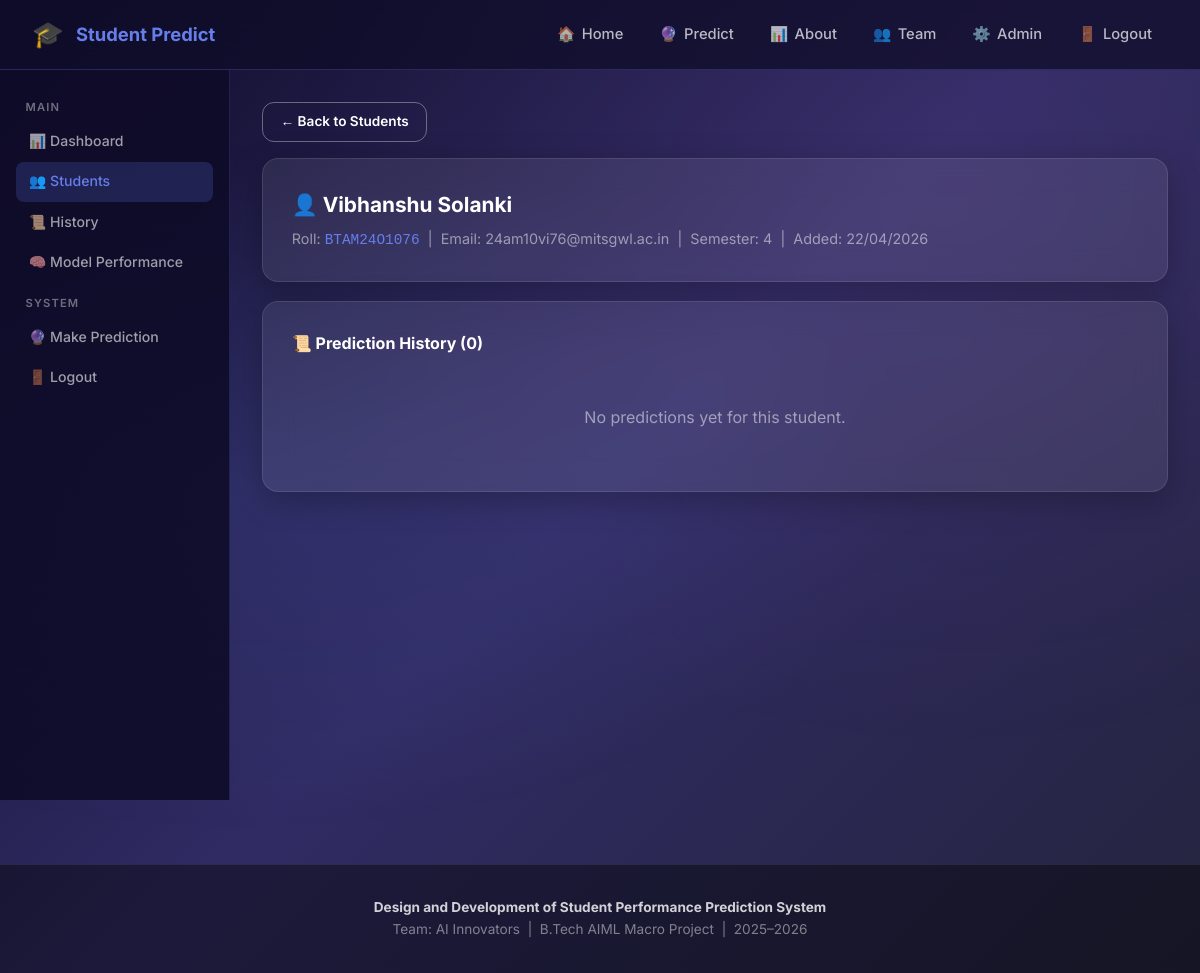
Screenshot of /admin/students/view/76 (signed in) with the database file from the repository.
### database.py (models this page shows, shortened)
class Student(db.Model):
    __tablename__ = 'students'
    id          = db.Column(db.Integer, primary_key=True)
    name        = db.Column(db.String(100), nullable=False)
    roll_number = db.Column(db.String(50), unique=True, nullable=False)
    email       = db.Column(db.String(120), nullable=True)
    semester    = db.Column(db.Integer, nullable=True)
    created_at  = db.Column(db.DateTime, default=datetime.utcnow)
    predictions = db.relationship('PredictionHistory', backref='student',
                                  lazy=True, cascade='all, delete-orphan')

### app.py (the view)
@app.route('/admin/students/view/<int:sid>')
@login_required
def view_student(sid):
    st=Student.query.get_or_404(sid)
    hist=PredictionHistory.query.filter_by(student_id=sid).order_by(PredictionHistory.predicted_at.desc()).all()
    return render_template('admin_student_profile.html',student=st,history=hist)

### app.py (called while the page is built)
def login_required(f):
    @wraps(f)
    def decorated(*args, **kwargs):
        if not session.get('admin_logged_in'):
            flash('Please log in to access the admin panel.','warning')
            return redirect(url_for('admin_login'))
        return f(*args, **kwargs)
    return decorated

### templates/admin_student_profile.html (shortened to what this page needs)
{% extends "base.html" %}
{% block content %}
<div class="admin-wrap">
  <aside class="admin-sidebar">
    <div class="sidebar-title">Main</div>
    <ul>
      <li><a href="/admin/dashboard">📊 Dashboard</a></li>
      <li><a href="/admin/students" class="active">👥 Students</a></li>
      <li><a href="/admin/history">📜 History</a></li>
      <li><a href="/admin/model-performance">🧠 Model Performance</a></li>
    </ul>
    <div class="sidebar-title">System</div>
    <ul>
      <li><a href="/predict">🔮 Make Prediction</a></li>
      <li><a href="/admin-logout">🚪 Logout</a></li>
    </ul>
  </aside>
  <div class="admin-main">
    <a href="/admin/students" class="btn btn-outline btn-sm" style="margin-bottom:1rem">← Back to Students</a>
    <div class="card" style="margin-bottom:1.2rem">
      <h2 style="color:#fff;font-size:1.3rem;margin-bottom:.4rem">👤 {{ student.name }}</h2>
      <p style="color:rgba(255,255,255,0.5);font-size:.9rem">
        Roll: <code style="color:#667eea">{{ student.roll_number }}</code> &nbsp;|&nbsp;
        Email: {{ student.email or '—' }} &nbsp;|&nbsp;
        Semester: {{ student.semester or '—' }} &nbsp;|&nbsp;
        Added: {{ student.created_at.strftime('%d/%m/%Y') }}
      </p>
    </div>
    <div class="card">
      <h3 style="color:#fff;font-size:1rem;margin-bottom:1rem">📜 Prediction History ({{ history|length }})</h3>
      {% if history %}
      <div class="table-wrap"><table class="admin-table">
        <thead><tr><th>Date</th><th>LR %</th><th>RF %</th><th>Category</th><th>Confidence</th><th>Study Hrs</th><th>Attendance</th></tr></thead>
        <tbody>
        {% for p in history %}
        <tr>
          <td style="color:rgba(255,255,255,0.4);font-size:.82rem">{{ p.predicted_at.strftime('%d/%m/%Y %H:%M') }}</td>
          <td><strong style="color:#667eea">{{ p.predicted_pct }}%</strong></td>
          <td style="color:rgba(255,255,255,0.5)">{{ p.rf_predicted_pct or '—' }}{% if p.rf_predicted_pct %}%{% endif %}</td>
          <td>{% if p.predicted_cat=='Fail' %}<span class="badge badge-fail">❌ Fail</span>{% elif p.predicted_cat=='Pass' %}<span class="badge badge-pass">✅ Pass</span>{% else %}<span class="badge badge-dist">🏆 Dist.</span>{% endif %}</td>
          <td>{{ p.confidence }}%</td>
          <td>{{ p.study_hours }}h</td>
          <td>{{ p.attendance }}%</td>
        </tr>
        {% endfor %}
        </tbody>
      </table></div>
      {% else %}
      <p style="color:rgba(255,255,255,0.5);text-align:center;padding:2rem">No predictions yet for this student.</p>
      {% endif %}
    </div>
  </div>
</div>
{% endblock %}

### static/style.css (style rules this page uses)
:root { --primary: #667eea; --secondary: #764ba2; --accent: #f093fb; --success: #10b981; --danger: #ef4444; --warning: #f59e0b; --dark: #1e1b4b; --card-bg: rgba(255,255,255,0.08); --radius: 16px; --shadow: 0 8px 32px rgba(0,0,0,0.25); --transition: all 0.35s cubic-bezier(0.4, 0, 0.2, 1); }
*, *::before, *::after { box-sizing: border-box; margin: 0; padding: 0; }
html { scroll-behavior: smooth; }
body { font-family: 'Inter', 'Segoe UI', sans-serif; min-height: 100vh; background: linear-gradient(135deg, #0f0c29, #302b63, #24243e); color: #e0e7ff; line-height: 1.6; overflow-x: hidden; }
body::before { content: ''; position: fixed; inset: 0; background: radial-gradient(ellipse at 20% 50%, rgba(102,126,234,0.15) 0%, transparent 50%), radial-gradient(ellipse at 80% 20%, rgba(118,75,162,0.15) 0%, transparent 50%); pointer-events: none; z-index: -1; }
.btn { display:inline-flex; align-items:center; gap:.5rem; padding:.75rem 1.8rem; border-radius:12px; font-size:.95rem; font-weight:600; cursor:pointer; text-decoration:none; border:none; transition:var(--transition); }
.btn-outline { background:transparent; color:#fff; border:1.5px solid rgba(255,255,255,0.35); }
.btn-sm { padding:.5rem 1.1rem; font-size:.85rem; }
.card { background:var(--card-bg); backdrop-filter:blur(16px); border:1px solid rgba(255,255,255,0.1); border-radius:var(--radius); padding:1.8rem; box-shadow:var(--shadow); transition:var(--transition); }
.animate-fade-up { animation:fadeInUp .6s ease both; }
.admin-wrap { display:flex; min-height:calc(100vh - 70px); }
.admin-sidebar { width:230px; background:rgba(15,12,41,0.9); border-right:1px solid rgba(102,126,234,0.2); padding:1rem; flex-shrink:0; }
.admin-sidebar .sidebar-title { font-size:.7rem; color:rgba(255,255,255,0.4); text-transform:uppercase; letter-spacing:.1em; padding:.8rem .6rem .3rem; font-weight:600; }
.admin-sidebar ul { list-style:none; }
.admin-sidebar ul li a { display:flex; align-items:center; gap:.55rem; padding:.55rem .8rem; border-radius:8px; color:rgba(255,255,255,0.6); text-decoration:none; font-size:.88rem; font-weight:500; transition:var(--transition); }
.admin-sidebar ul li a:hover,.admin-sidebar ul li a.active { background:rgba(102,126,234,0.2); color:var(--primary); }
.admin-main { flex:1; padding:2rem; overflow-y:auto; }

### rows the page displays
Student: name "Vibhanshu Solanki", roll_number "BTAM24O1076", email "24am10vi76@mitsgwl.ac.in", semester "4", created_at "22/04/2026"

### other values shown
{{ history|length }} "0"
